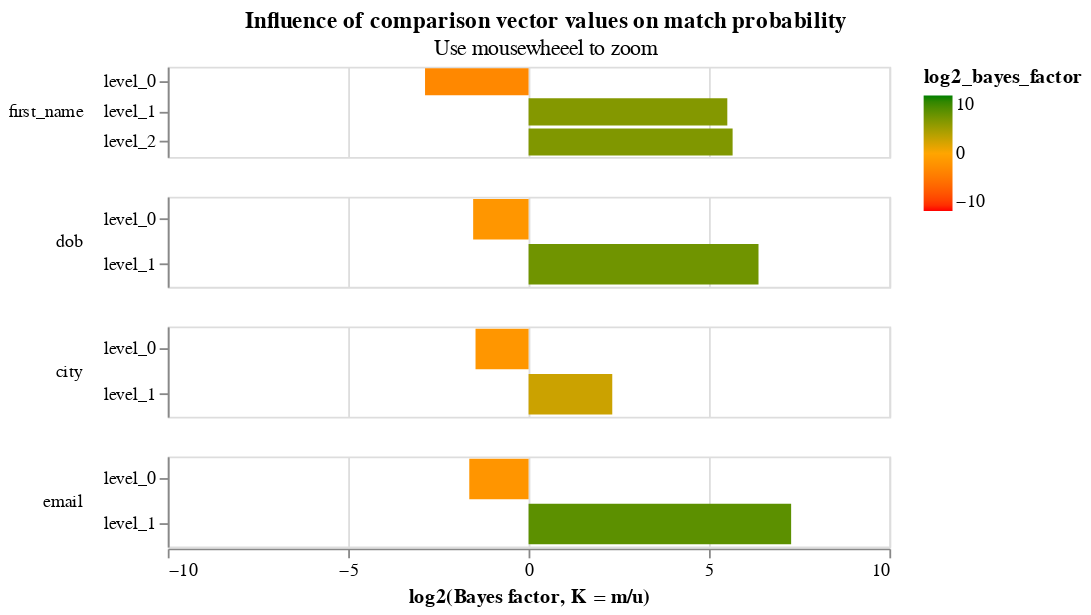

The code cell stored with this chart in its notebook:
### Markdown cell above
The `model` property of the `linker` is an object that contains a lot of diagnostic information about how the match probability was computed.  The following cells demonstrate some of its functionality

### Code cell
model = linker.model
model.bayes_factor_chart()

### Figure 1 — Vega-Lite specification as saved in the notebook (floating-point values rounded to 4 significant figures)
{"$schema": "https://vega.github.io/schema/vega-lite/v4.json", "config": {"header": {"title": null}, "mark": {"tooltip": null}, "title": {"anchor": "middle"}, "view": {"continuousHeight": 300, "continuousWidth": 400, "height": 300, "width": 400}}, "data": {"name": "data-f494055718aa0d336d176e1478cfd36b"}, "datasets": {"data-f494055718aa0d336d176e1478cfd36b": [{"bayes_factor": 0.1368, "column_name": "first_name", "gamma_column_name": "gamma_first_name", "gamma_index": 0, "level_name": "level_0", "level_proportion": 0.6995, "log2_bayes_factor": -2.87, "m_probability": 0.1344, "max_gamma_index": 2, "num_levels": 3, "u_probability": 0.9825}, {"bayes_factor": 45.51, "column_name": "first_name", "gamma_column_name": "gamma_first_name", "gamma_index": 1, "level_name": "level_1", "level_proportion": 0.06053, "log2_bayes_factor": 5.508, "m_probability": 0.1738, "max_gamma_index": 2, "num_levels": 3, "u_probability": 0.003818}, {"bayes_factor": 50.4, "column_name": "first_name", "gamma_column_name": "gamma_first_name", "gamma_index": 2, "level_name": "level_2", "level_proportion": 0.24, "log2_bayes_factor": 5.655, "m_probability": 0.6918, "max_gamma_index": 2, "num_levels": 3, "u_probability": 0.01373}, {"bayes_factor": 0.3449, "column_name": "dob", "gamma_column_name": "gamma_dob", "gamma_index": 0, "level_name": "level_0", "level_proportion": 0.7752, "log2_bayes_factor": -1.536, "m_probability": 0.3421, "max_gamma_index": 1, "num_levels": 2, "u_probability": 0.9921}, {"bayes_factor": 82.88, "column_name": "dob", "gamma_column_name": "gamma_dob", "gamma_index": 1, "level_name": "level_1", "level_proportion": 0.2248, "log2_bayes_factor": 6.373, "m_probability": 0.6579, "max_gamma_index": 1, "num_levels": 2, "u_probability": 0.007937}, {"bayes_factor": 0.3609, "column_name": "city", "gamma_column_name": "gamma_city", "gamma_index": 0, "level_name": "level_0", "level_proportion": 0.6782, "log2_bayes_factor": -1.47, "m_probability": 0.3111, "max_gamma_index": 1, "num_levels": 2, "u_probability": 0.862}, {"bayes_factor": 4.992, "column_name": "city", "gamma_column_name": "gamma_city", "gamma_index": 1, "level_name": "level_1", "level_proportion": 0.3218, "log2_bayes_factor": 2.32, "m_probability": 0.6889, "max_gamma_index": 1, "num_levels": 2, "u_probability": 0.138}, {"bayes_factor": 0.3201, "column_name": "email", "gamma_column_name": "gamma_email", "gamma_index": 0, "level_name": "level_0", "level_proportion": 0.7697, "log2_bayes_factor": -1.643, "m_probability": 0.3187, "max_gamma_index": 1, "num_levels": 2, "u_probability": 0.9956}, {"bayes_factor": 155.1, "column_name": "email", "gamma_column_name": "gamma_email", "gamma_index": 1, "level_name": "level_1", "level_proportion": 0.2303, "log2_bayes_factor": 7.277, "m_probability": 0.6813, "max_gamma_index": 1, "num_levels": 2, "u_probability": 0.004392}]}, "encoding": {"color": {"field": "log2_bayes_factor", "scale": {"domain": [-10, 0, 10], "range": ["red", "orange", "green"]}, "type": "quantitative"}, "row": {"field": "column_name", "header": {"labelAlign": "left", "labelAnchor": "middle", "labelAngle": 0}, "sort": {"field": "gamma_index"}, "type": "nominal"}, "tooltip": [{"field": "column_name", "type": "nominal"}, {"field": "level_name", "type": "ordinal"}, {"field": "m_probability", "format": ".4f", "type": "quantitative"}, {"field": "bayes_factor", "format": ".4f", "type": "quantitative"}, {"field": "level_proportion", "format": ".2%", "title": "Percentage of record comparisons in this level", "type": "nominal"}, {"field": "log2_bayes_factor", "format": ".4f", "title": "log2(Bayes factor, K = m/u)", "type": "quantitative"}], "x": {"axis": {"title": "log2(Bayes factor, K = m/u)", "values": [-10, -5, 0, 5, 10]}, "field": "log2_bayes_factor", "scale": {"domain": [-10, 10]}, "type": "quantitative"}, "y": {"axis": {"title": null}, "field": "level_name", "type": "nominal"}}, "height": 50, "mark": {"clip": true, "type": "bar"}, "resolve": {"scale": {"y": "independent"}}, "selection": {"selector076": {"bind": "scales", "encodings": ["x"], "type": "interval"}}, "title": {"subtitle": "Use mousewheeel to zoom", "text": "Influence of comparison vector values on match probability"}}
